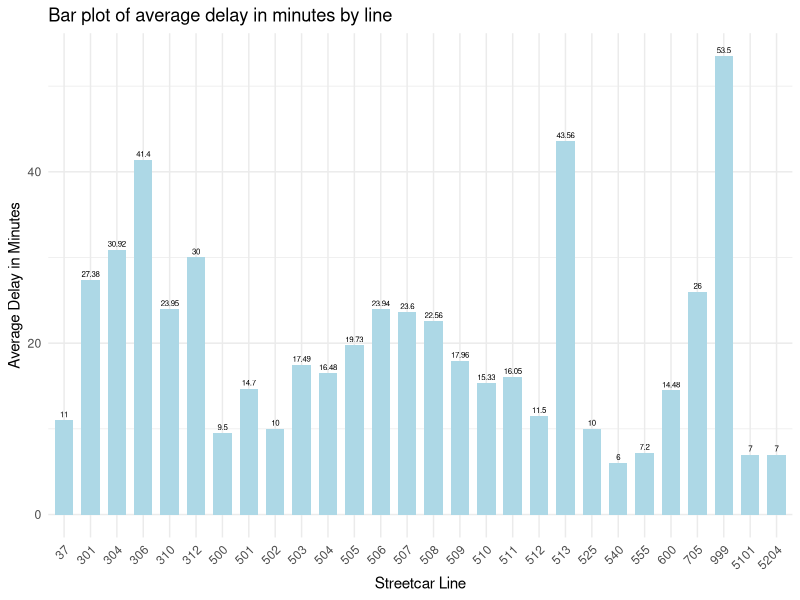

This chart was generated by the following R code: (Note: this script raises an error after producing the figure.)
## ---- chunk 1
#| include: false
#| warning: false
#| message: false

library(tidyverse)
library(ggplot2)

data <- read_csv(here::here("data/analysis_data/cleaned_ttc_streetcar_delay_2023.csv"))
## ---- chunk 2
#| include: true
#| warning: false
#| message: false
#| echo: false
#| label: fig-delay-by-line
#| fig-cap: Average annual delay in minutes for each streetcar line

# Grouping and summarizing the data
grp_data <- data |> 
  group_by(line) |>
  summarise(average_delay = mean(min_delay), .groups = 'drop')

# Create the bar plot
ggplot(grp_data, aes(x = factor(line), y = average_delay)) +
  geom_bar(stat = "identity", width = 0.7, fill = 'lightblue') +
  geom_text(aes(label = round(average_delay, 2)), 
            vjust = -0.5,  # Position the text above the bar
            size = 2) +  # Adjust the size of the text
  ggtitle("Bar plot of average delay in minutes by line") +
  xlab("Streetcar Line") +
  ylab("Average Delay in Minutes") +
  theme_minimal() + 
  theme(axis.text.x = element_text(angle = 45, hjust = 1),
        title = element_text(hjust = 0.5))

## ---- chunk 3
#| label: fig-delay-dayshift
#| fig-cap: Average delay in minutes for dayshift
#| echo: false
#| warning: false
#| message: false

# Filter the data for times between 08:00 and 18:00 i.e day shift
avg_delay_day_shift <- data |> 
  group_by(hour) |>
  summarise(average_delay = mean(min_delay), .groups = 'drop') |>
  filter(hour >= "08" & hour <= "18")

ggplot(avg_delay_day_shift, aes(x = hour, y = average_delay)) +
  geom_line(color = "red", size = 1) +
  geom_point(color = "blue", size = 2) +
  geom_text(aes(label = round(average_delay, 2)), 
            vjust = -1, 
            size = 2) + 
  ggtitle("Average delay in minutes for morning shift") +
  xlab("Hour of Day") +
  ylab("Average Delay (Minutes)") +
  theme_minimal() +
  theme(
    plot.title = element_text(hjust = 0.5),
    axis.text.x = element_text(angle = 45, hjust = 1)  # Rotate x-axis labels for clarity
  )
## ---- chunk 4
#| label: fig-delay-nightshift
#| fig-cap: Average delay in minutes for nightshift
#| echo: false
#| warning: false
#| message: false

# Filter the data for times between 19:00 and 00:00 i.e night shift
avg_delay_night_shift <- data |> 
  group_by(hour) |>
  summarise(average_delay = mean(min_delay), .groups = 'drop') |>
  filter(hour >= "19" | hour <= "01")

# Specify the desired order for the hours (military time format)
hour_order <- c("17", "18", "19", "20", "21", "22", "23", "00", "01")

# Convert the 'hour' column to a factor with the specified order
avg_delay_night_shift$hour <- factor(avg_delay_night_shift$hour, levels = hour_order)

# Plot the graph with the reordered x-axis
ggplot(avg_delay_night_shift, aes(x = hour, y = average_delay)) +
  geom_line(color = "blue", size = 1) +
  geom_point(color = "red", size = 2) +
  geom_text(aes(label = round(average_delay, 2)), 
            vjust = -1, 
            size = 2) + 
  ggtitle("Average delay in minutes for night shift") +
  xlab("Hour of Day") +
  ylab("Average Delay (Minutes)") +
  theme_minimal() +
  theme(
    plot.title = element_text(hjust = 0.5),
    axis.text.x = element_text(angle = 45, hjust = 1)  # Rotate x-axis labels for clarity
  )
## ---- chunk 5
#| label: fig-freq-delay-incidents
#| fig-cap: Frequency plot for cause of streetcar delay by incidents
#| echo: false
#| warning: false
#| message: false

freq_incidence <- data |> 
  group_by(incident) |> 
  summarise(frequency = n(), .groups = 'drop')

ggplot(freq_incidence, aes(x = incident, y = frequency)) +
  geom_bar(stat = "identity", fill = "lightblue") +
  geom_text(aes(label = frequency), 
            vjust = -0.5,  # Position the text above the bar
            size = 2) +  # Adjust the size of the text
  ggtitle("Frequency of each delay incident in the year 2023") +
  xlab("Delay Incident Type") +
  ylab("Frequency") +
  theme_minimal() +
  theme(
    plot.title = element_text(hjust = 0.5),  # Center title
    axis.text.x = element_text(angle = 45, hjust = 1)  # Rotate x-axis labels for clarity
  )
## ---- chunk 6
#| label: fig-min-delay-by-season
#| fig-cap: Average delay in minutes by seasons in a yea
#| echo: false
#| warning: false
#| message: false

delay_by_season <- data |>
  group_by(season) |>
  summarise(average_delay = mean(min_delay), .groups = 'drop')

ggplot(delay_by_season, aes(x = season, y = average_delay)) +
  geom_bar(stat = "identity", fill = "lightblue") +
  ggtitle("Average delay in minutes by seasons in a year") +
  xlab("Type of Season") +
  ylab("Average delay in minutes") +
  theme_minimal() +
  theme(
    plot.title = element_text(hjust = 0.5),  # Center title
    axis.text.x = element_text(angle = 45, hjust = 1)  # Rotate x-axis labels for clarity
  )
